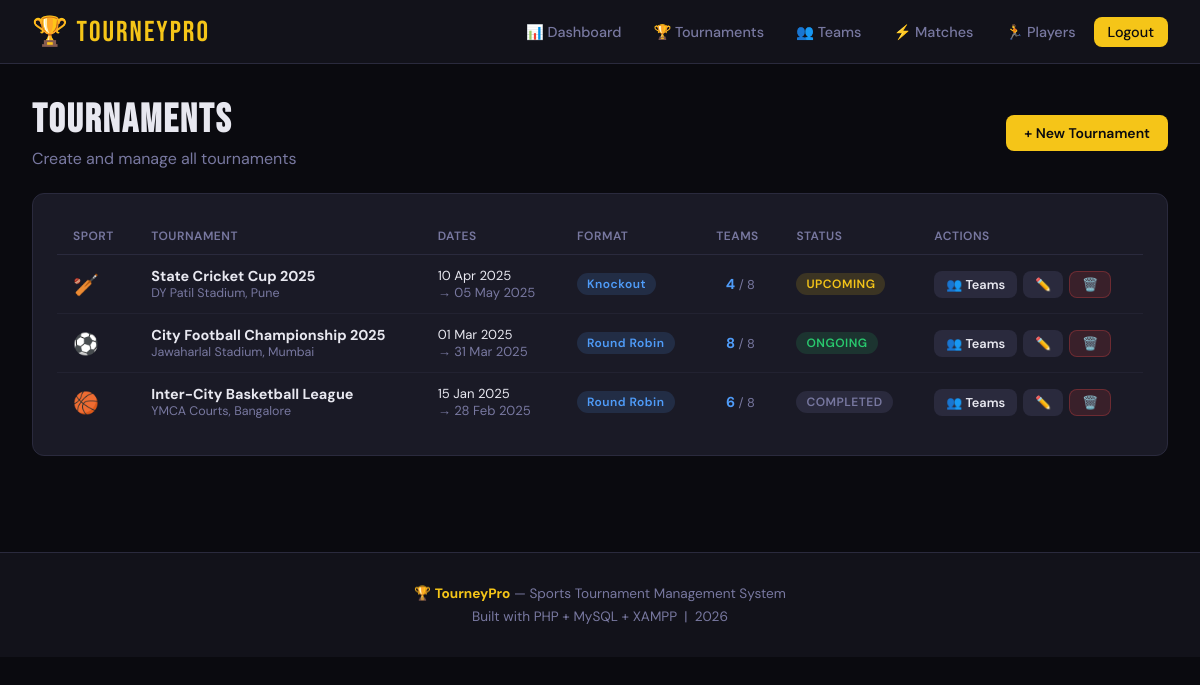
The app's page /admin/tournaments.php (signed in) with its own data.
### tables this page shows
CREATE TABLE IF NOT EXISTS tournaments (
    id INT AUTO_INCREMENT PRIMARY KEY,
    name VARCHAR(200) NOT NULL,
    sport_id INT,
    format ENUM('knockout','round_robin','group_stage') DEFAULT 'knockout',
    start_date DATE NOT NULL,
    end_date DATE NOT NULL,
    location VARCHAR(200),
    max_teams INT DEFAULT 16,
    status ENUM('upcoming','ongoing','completed') DEFAULT 'upcoming',
    description TEXT,
    created_at TIMESTAMP DEFAULT CURRENT_TIMESTAMP,
    FOREIGN KEY (sport_id) REFERENCES sports(id) ON DELETE SET NULL
);

CREATE TABLE IF NOT EXISTS sports (
    id INT AUTO_INCREMENT PRIMARY KEY,
    name VARCHAR(100) NOT NULL,
    icon VARCHAR(50) DEFAULT '🏆',
    created_at TIMESTAMP DEFAULT CURRENT_TIMESTAMP
);

### admin/tournaments.php (the view, shortened to what this page needs)
<?php
require_once '../includes/config.php';
$tournaments = $conn->query("SELECT t.*,s.name as sport_name,s.icon,(SELECT COUNT(*) FROM tournament_teams tt WHERE tt.tournament_id=t.id) as team_count FROM tournaments t LEFT JOIN sports s ON t.sport_id=s.id ORDER BY t.start_date DESC");
?>
<?php include '../includes/header.php'; ?>
<div class="container">
    <div style="display:flex;align-items:center;justify-content:space-between;margin-bottom:1.5rem;flex-wrap:wrap;gap:1rem;">
        <div>
            <h1 class="page-title">TOURNAMENTS</h1>
            <p class="page-subtitle">Create and manage all tournaments</p>
        </div>
        <a href="?action=add" class="btn btn-primary">+ New Tournament</a>
    </div>
    <div class="card">
        <div class="table-wrap">
            <table>
                <thead>
                    <tr><th>Sport</th><th>Tournament</th><th>Dates</th><th>Format</th><th>Teams</th><th>Status</th><th>Actions</th></tr>
                </thead>
                <tbody>
                <?php if($tournaments->num_rows === 0): ?>
                    <tr><td colspan="7" style="text-align:center;padding:3rem;color:var(--muted);">No tournaments yet. Create one above.</td></tr>
                <?php else: while($t=$tournaments->fetch_assoc()): ?>
                    <?php $sc=['upcoming'=>'badge-yellow','ongoing'=>'badge-green','completed'=>'badge-gray'][$t['status']]??'badge-gray'; ?>
                    <tr>
                        <td style="font-size:1.3rem;"><?=$t['icon']??'🏆'?></td>
                        <td><strong><?=htmlspecialchars($t['name'])?></strong><div style="font-size:0.78rem;color:var(--muted);"><?=htmlspecialchars($t['location'])?></div></td>
                        <td style="font-size:0.82rem;"><?=date('d M Y',strtotime($t['start_date']))?><br><span style="color:var(--muted);">→ <?=date('d M Y',strtotime($t['end_date']))?></span></td>
                        <td><span class="badge badge-blue" style="text-transform:capitalize;"><?=str_replace('_',' ',$t['format'])?></span></td>
                        <td style="text-align:center;"><strong style="color:var(--blue)"><?=$t['team_count']?></strong><span style="color:var(--muted);font-size:0.8rem;"> / <?=$t['max_teams']?></span></td>
                        <td><span class="badge <?=$sc?>"><?=ucfirst($t['status'])?></span></td>
                        <td>
                            <div style="display:flex;gap:6px;flex-wrap:wrap;">
                                <a href="?manage_teams=<?=$t['id']?>" class="btn btn-secondary btn-sm">👥 Teams</a>
                                <a href="?edit=<?=$t['id']?>" class="btn btn-secondary btn-sm">✏️</a>
                                <form method="POST" style="margin:0;" onsubmit="return confirm('Delete this tournament?')">
                                    <button class="btn btn-danger btn-sm" type="submit">🗑️</button>
                                </form>
                            </div>
                        </td>
                    </tr>
                <?php endwhile; endif; ?>
                </tbody>
            </table>
        </div>
    </div>
</div>
<?php include '../includes/footer.php'; ?>

### includes/header.php (style rules this page uses)
*, *::before, *::after { box-sizing: border-box; margin: 0; padding: 0; }
:root { --black: #0a0a0f; --dark: #12121a; --card: #1a1a26; --border: #2a2a3d; --accent: #f5c518; --accent2: #e8773a; --green: #29c96e; --red: #e84545; --blue: #4f9cf9; --text: #e8e8f0; --muted: #7878a0; --radius: 12px; }
body { font-family: 'DM Sans', sans-serif; background: var(--black); color: var(--text); min-height: 100vh; }
.container { max-width: 1280px; margin: 0 auto; padding: 2rem; }
.page-title { font-family: 'Bebas Neue', sans-serif; font-size: 2.5rem; letter-spacing: 2px; color: var(--text); }
.page-subtitle { color: var(--muted); margin-top: 4px; }
.card { background: var(--card); border: 1px solid var(--border); border-radius: var(--radius); padding: 1.5rem; }
.badge { display: inline-flex; align-items: center; gap: 4px; padding: 3px 10px; border-radius: 20px; font-size: 0.75rem; font-weight: 600; text-transform: uppercase; letter-spacing: 0.5px; }
.badge-yellow { background: rgba(245,197,24,0.15); color: var(--accent); }
.badge-green { background: rgba(41,201,110,0.15); color: var(--green); }
.badge-blue { background: rgba(79,156,249,0.15); color: var(--blue); }
.badge-gray { background: var(--border); color: var(--muted); }
.btn { display: inline-flex; align-items: center; gap: 6px; padding: 9px 18px; border-radius: 8px; font-size: 0.875rem; font-weight: 600; cursor: pointer; text-decoration: none; border: none; transition: all 0.2s; }
.btn-primary { background: var(--accent); color: var(--black); }
.btn-secondary { background: var(--border); color: var(--text); }
.btn-danger { background: rgba(232,69,69,0.15); color: var(--red); border: 1px solid rgba(232,69,69,0.3); }
.btn-sm { padding: 5px 12px; font-size: 0.8rem; }
.table-wrap { overflow-x: auto; }
table { width: 100%; border-collapse: collapse; font-size: 0.9rem; }
th { padding: 10px 16px; text-align: left; font-size: 0.75rem; font-weight: 600; text-transform: uppercase; letter-spacing: 0.5px; color: var(--muted); border-bottom: 1px solid var(--border); }
td { padding: 12px 16px; border-bottom: 1px solid rgba(42,42,61,0.5); }
tr:last-child td { border-bottom: none; }

### records on screen
tournaments: sport.icon "🏏", name "State Cricket Cup 2025", location "DY Patil Stadium, Pune", start_date "10 Apr 2025", end_date "05 May 2025", format "Knockout", team_count "4", max_teams "8", status "UPCOMING"
tournaments: sport.icon "⚽", name "City Football Championship 2025", location "Jawaharlal Stadium, Mumbai", start_date "01 Mar 2025", end_date "31 Mar 2025", format "Round Robin", team_count "8", max_teams "8", status "ONGOING"
tournaments: sport.icon "🏀", name "Inter-City Basketball League", location "YMCA Courts, Bangalore", start_date "15 Jan 2025", end_date "28 Feb 2025", format "Round Robin", team_count "6", max_teams "8", status "COMPLETED"
